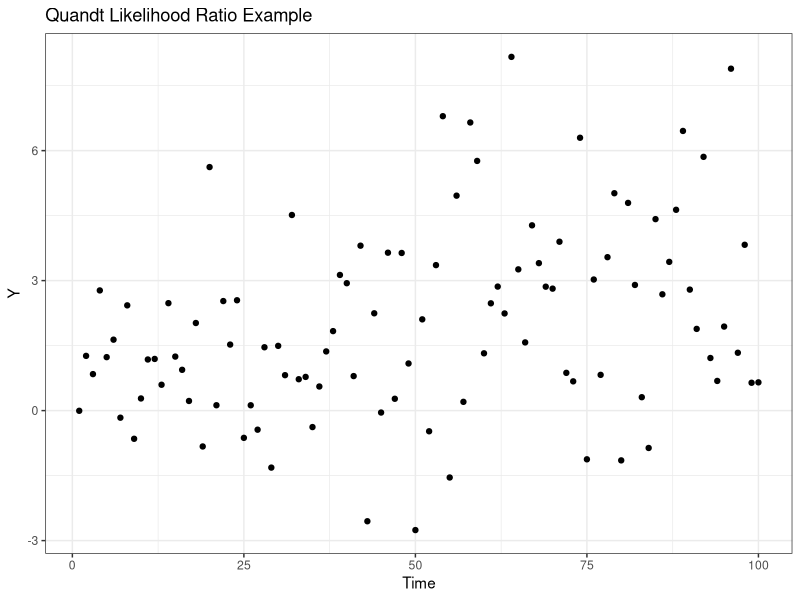
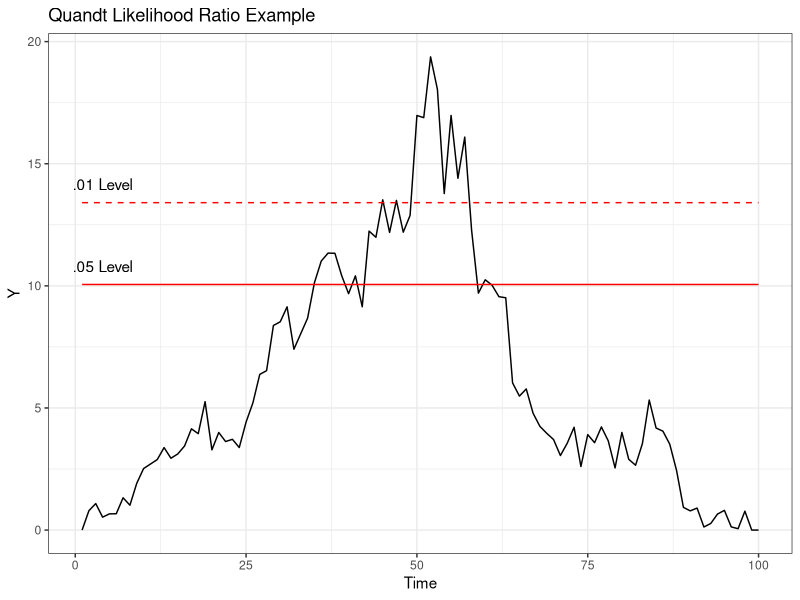

These charts were generated, in order, by the following R code:
rm(list = ls())
set.seed(100)
library(strucchange)
library(ggplot2)
library(car)
theme_set(theme_bw())

# Generate Data
N = 100
t = c(1:N)
e = rnorm(N,0,2)
y = 1 + 2*(t>50) + e
dummy_var = t>50
df = data.frame(y=y,t=t, dummy_var = dummy_var)

# Plot Data
gg <- ggplot(df, aes(x=t, y=y)) +
  geom_point() + 
  xlim(c(1, N)) + 
  ylim(c(min(df$y), max(df$y))) + 
  labs(y="Y", 
       x="Time", 
       title="Quandt Likelihood Ratio Example")

plot(gg)

full_F = Fstats(y~1, from =2, to = 98, data = df, vcov. = NULL)
df["F_stats"] = c(0,full_F$Fstats,0,0)
crit_value = boundary(full_F, alpha = .01)[1]
df["crit_val01"] = rep(crit_value,100)
crit_value = boundary(full_F, alpha = .05)[1]
df["crit_val05"] = rep(crit_value,100)
   
   
gg <- ggplot(df) +
  geom_line(aes(x=t, y=F_stats)) + 
  geom_line(aes(x=t, y=crit_val01), color = "red", linetype="dashed") + 
  geom_line(aes(x=t, y=crit_val05), color = "red") + 
  annotate("text", x=4, y=df$crit_val01[1]+.75, label= ".01 Level") +
  annotate("text", x=4, y=df$crit_val05[1]+.75, label= ".05 Level") +
  xlim(c(1, N)) + 
  ylim(c(0, max(df$F_stats))) + 
  labs(y="Y", 
       x="Time", 
       title="Quandt Likelihood Ratio Example")

plot(gg)
